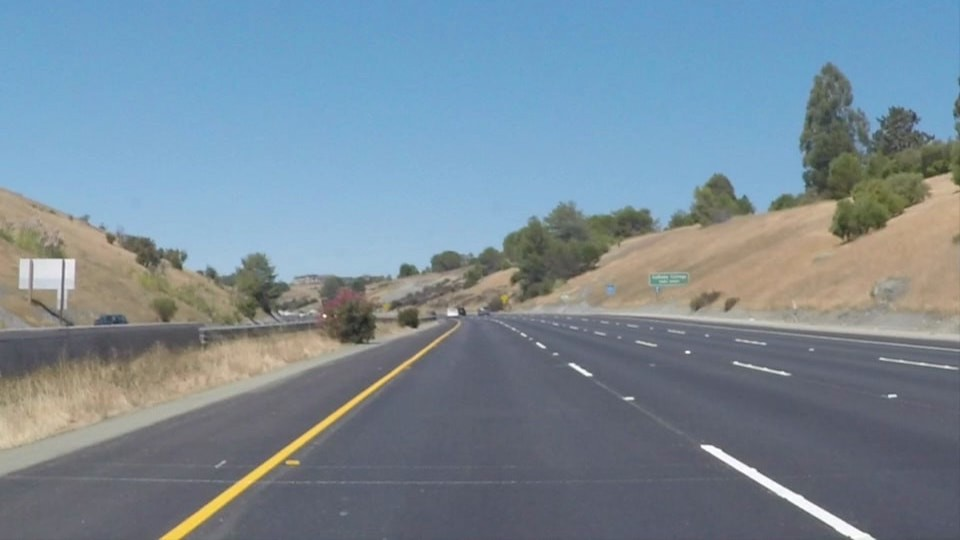
#> input picture data/test_image.jpeg, 960 x 540 px
$ python -i edge_detect.py   (imports and definitions only)
#> lines starting #> are read from the running program, lines starting #| are printed output that depends on the picture; after the words box and inside, x2 and y2 are one past the last pixel; in counts of white or black regions, pixels touching at a corner belong together
#> further down, picture is the input picture: shape (540, 960, 3); mean B, G, R 151.6, 138.6, 120.8
import cv2

def grayscale(img):
    # Converts image to grayscale
    return cv2.cvtColor(img, cv2.COLOR_BGR2GRAY)
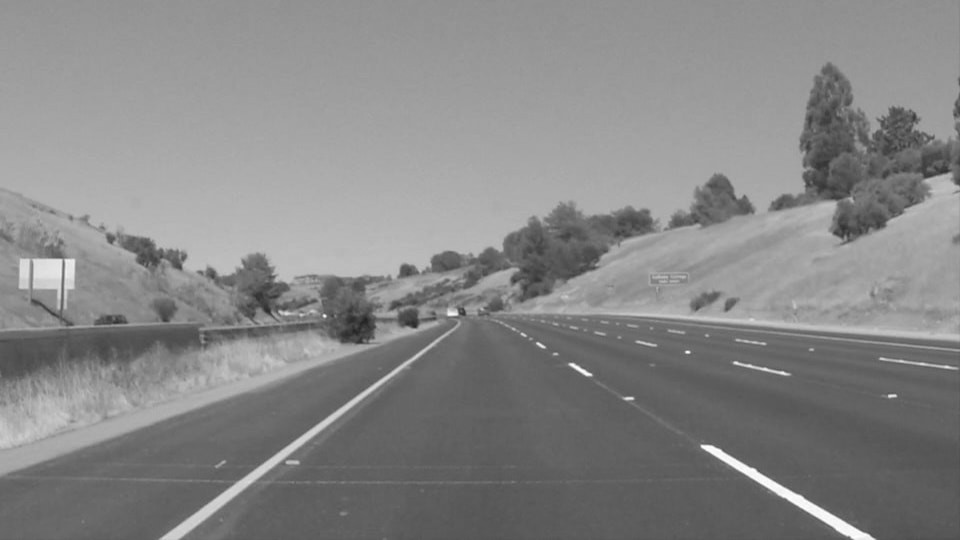
#> returned value: shape (540, 960); min 33, max 255, mean 134.7

def gaussian_blur(img, kernel_size):
    # Applies Gaussian smoothing to the image. Helps in Canny Edge detection
#> called with kernel_size = 5
    return cv2.GaussianBlur(img, (kernel_size, kernel_size), 0)

def canny(img, low_threshold, high_threshold):
    # Edge detection using Canny Edge detection algorithm
#> called with low_threshold = 100, high_threshold = 200
    return cv2.Canny(img, low_threshold, high_threshold)
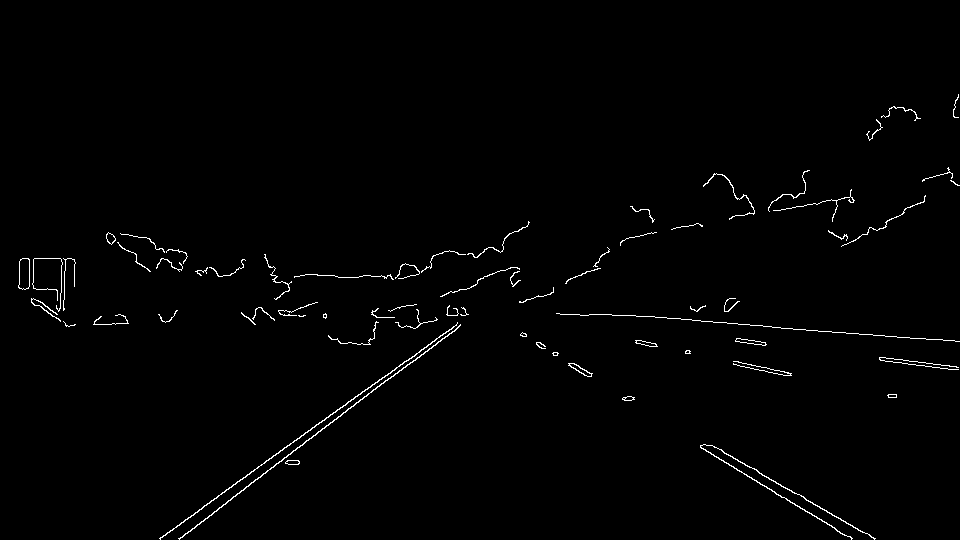
#> returned value: shape (540, 960); 1.1% white in thin lines or dots, all inside (x1, y1, x2, y2) = (18, 94, 960, 540)

def preprocess(img):

    img = grayscale(img)
    img = gaussian_blur(img, 5)
    img = canny(img, 100, 200)
    return img

>>> import cv2
>>> picture = cv2.imread('data/test_image.jpeg')
>>> result = preprocess(picture)
